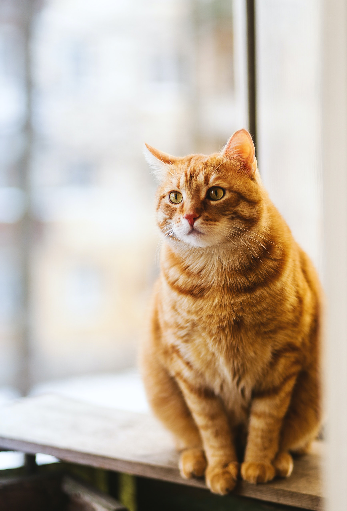
#> input picture Original Input Images/Chapter 3/img.jpg, 347 x 511 px, found by its file name
$ python 'Image thresholdoing.py'
#> lines starting #> are read from the running program, lines starting #| are printed output that depends on the picture; after the words box and inside, x2 and y2 are one past the last pixel; in counts of white or black regions, pixels touching at a corner belong together
import cv2
import matplotlib.pyplot as plt

image = cv2.imread('img.jpg', cv2.IMREAD_GRAYSCALE)
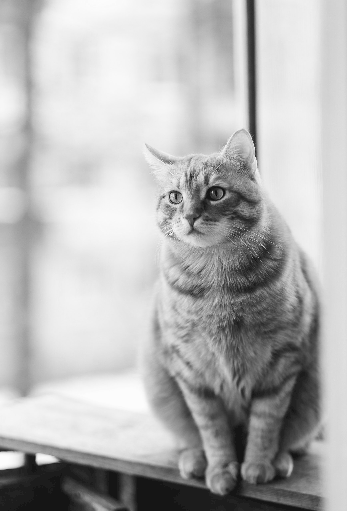
#> image: shape (511, 347); min 0, max 253, mean 181.1

# Apply binary threshold
_, binary = cv2.threshold(image, 127, 255, cv2.THRESH_BINARY)
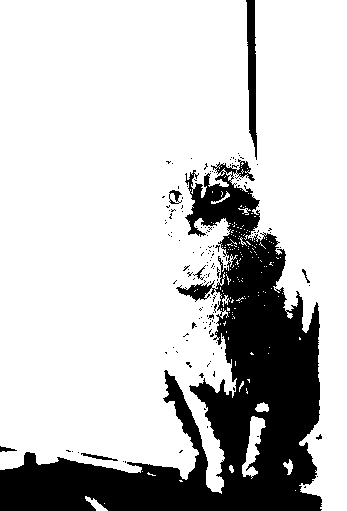
#> binary: shape (511, 347); 78.3% white; 154 black regions (147 under 20 px), largest, box (x1, y1, x2, y2) and area: (0, 159, 322, 511) 36664, (246, 0, 257, 160) 1103, (81, 453, 118, 461) 95

# Apply binary inverse threshold
_, binary_inv = cv2.threshold(image, 127, 255, cv2.THRESH_BINARY_INV)

# Apply truncation threshold
_, trunc = cv2.threshold(image, 127, 255, cv2.THRESH_TRUNC)
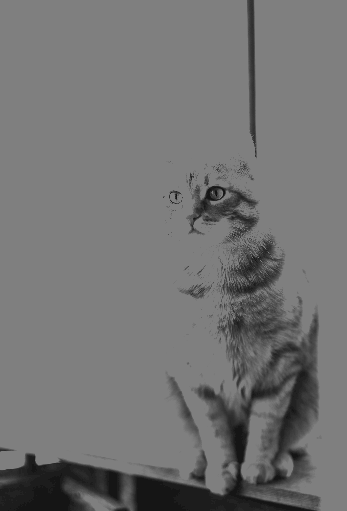
#> trunc: shape (511, 347); min 0, max 127, mean 115.1

# Apply to zero threshold
_, to_zero = cv2.threshold(image, 127, 255, cv2.THRESH_TOZERO)
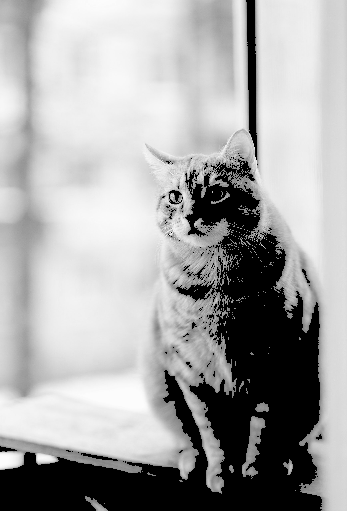
#> to_zero: shape (511, 347); min 0, max 253, mean 165.4

# Apply to zero inverse threshold
_, to_zero_inv = cv2.threshold(image, 127, 255, cv2.THRESH_TOZERO_INV)
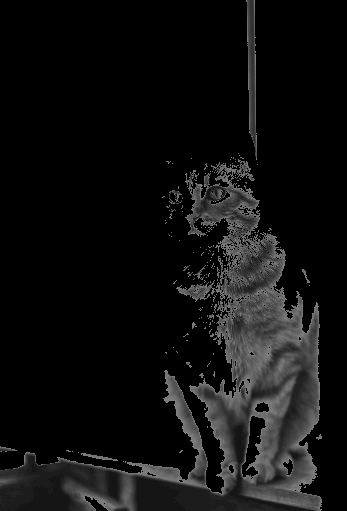
#> to_zero_inv: shape (511, 347); min 0, max 127, mean 15.7

# Set figure size
plt.figure(figsize=(10, 8))

plt.subplot(231), plt.imshow(image, cmap='gray')
plt.title('Original Image', fontsize=10), plt.xticks([]), plt.yticks([])
plt.subplot(232), plt.imshow(binary, cmap='gray')
plt.title('Binary Threshold', fontsize=10), plt.xticks([]), plt.yticks([])
plt.subplot(233), plt.imshow(binary_inv, cmap='gray')
plt.title('Binary Inverse Threshold', fontsize=10), plt.xticks([]), plt.yticks([])
plt.subplot(234), plt.imshow(trunc, cmap='gray')
plt.title('Truncation Threshold', fontsize=10), plt.xticks([]), plt.yticks([])
plt.subplot(235), plt.imshow(to_zero, cmap='gray')
plt.title('Threshold To Zero', fontsize=10), plt.xticks([]), plt.yticks([])
plt.subplot(236), plt.imshow(to_zero_inv, cmap='gray')
plt.title('Threshold To Zero Inverse', fontsize=10), plt.xticks([]), plt.yticks([])

plt.show()
